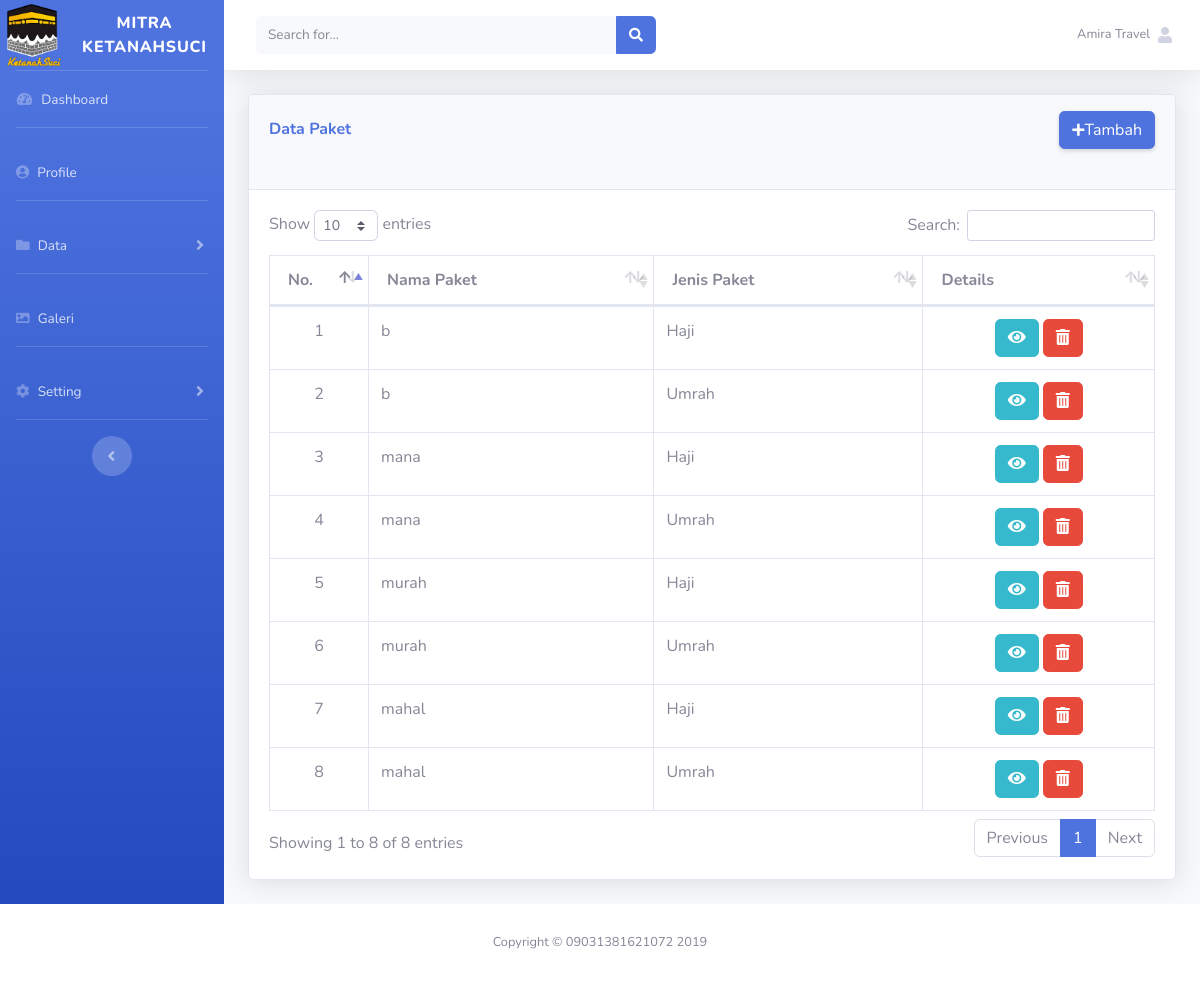
Page /index.php?url=data_paket (signed in) on the committed database.
### tables this page shows
CREATE TABLE `tbl_data_paket` (
  `id` int(11) NOT NULL,
  `paket_data_id` varchar(50) NOT NULL,
  `paket_detail` text NOT NULL,
  `nama_paket` varchar(100) NOT NULL,
  `harga_paket` int(50) NOT NULL,
  `id_jumlah_fasilitas` varchar(50) NOT NULL,
  `id_banyak_pelayanan` varchar(50) NOT NULL,
  `travel_id` varchar(50) NOT NULL,
  `jenispaket_id` varchar(50) NOT NULL,
  `testimoni_id` varchar(50) NOT NULL,
  `sertifikat_id` varchar(50) NOT NULL,
  `nama_hotel` varchar(100) NOT NULL,
  `bintang_hotel` enum('bintang 1','bintang 2','bintang 3','bintang 4','bintang 5') NOT NULL,
  `objek_wisata` varchar(100) NOT NULL,
  `nama_maskapai` varchar(50) NOT NULL,
  `rute_penerbangan` varchar(20) NOT NULL,
  `jumlah_hari` varchar(50) NOT NULL
);

CREATE TABLE `tbl_jenis_paket` (
  `id` int(11) NOT NULL,
  `jenispaket_id` varchar(50) NOT NULL,
  `jenispaket` varchar(50) NOT NULL
);

### config/routes.php (called while the page is built, shortened)
<?php
$req = [];
$include = [];
if(isset($_GET['url'])){
	switch ($_GET['url']) {
		case 'data_paket':
			$include[]='halaman/paket_travel/index.php';
			break;
	}
}else{
	$req[]='config/koneksi.php';
	$req[]='config/pengguna/load_data.php';
	$include[] ='pengguna_dashboard.php';
}
?>

### config/paket_travel/load_data.php (called while the page is built, shortened)
<?php
include 'config/koneksi.php';
$id    = $_SESSION['user_id'];
$hasil3 = mysqli_query($koneksi, "SELECT * FROM tbl_data_paket INNER JOIN tbl_jenis_paket USING(jenispaket_id) INNER JOIN tbl_agent_travel USING(travel_id) WHERE tbl_data_paket.travel_id='$id'");
while($dato= mysqli_fetch_assoc($hasil3)){
    $datos[] = $dato;
}
?>

### halaman/paket_travel/index.php (the view)
<?php
$travel=$_SESSION['user_id'];
$sql=mysqli_query($koneksi,"SELECT * FROM tbl_agent_travel where travel_id='$travel' and `status`='Aktif'");
?>
<div class="container-fluid">
  <div class="card shadow mb-4">
    <div class="card-header py-3">
        <div class="d-sm-flex align-items-center justify-content-between mb-4">
            <h6 class="mb-0 font-weight-bold text-primary"> Data Paket</h6>
            <?php
            if(mysqli_num_rows($sql) >=1){
            ?>
<a href="index.php?url=paket_travel_tambah" class="d-none d-sm-inline-block btn btn-primary shadow-sm text-white"><i class="fas fa-plus fa-sm text-white"></i>Tambah</a>
            <?php
            }else{
                ?>
                <div class="alert alert-danger">
                           <strong>Maaf anda belum bisa memasukkan data paket karena Saat Ini Data Anda Masih Dalam Proses Verifikasi    </strong>
                        </div>
            <?php
            }
            ?>
        </div>
    </div>
    <div class="card-body">
     <div class="table-responsive">
         <table class="table table-bordered" id="dataTable" widht="100%" cellspacing="0">
              <thead>
                  <tr>
                      <th width="50">No.</th>
                      <th>Nama Paket</th>
                      <th>Jenis Paket</th>
                      <th>Details</th>
                  </tr>
              </thead>
              <tbody>
                  <?php
                  $x=1;
                  if(isset($datos)):
                    foreach($datos as $dato):
                  ?>
                  <tr>
                      <td align="center"><?php echo $x++;?></td>
                      <td><?php echo $dato['nama_paket'];?></td>
                      <td><?php echo $dato['jenispaket'];?></td>
                      <td align="center">
                          <a href="index.php?url=Halaman_Paket_Lihat&id=<?php echo $dato['paket_data_id']?>" class="btn btn-xs btn-info" title="lihat">
                              <i class="fa fa-eye"></i>
                          </a>
                          <a href="halaman/paket_travel/delete.php?id=<?php echo $dato['paket_data_id']?>&fasili=<?php echo $dato['id_jumlah_fasilitas']?>&pel=<?php echo $dato['id_jumlah_pelayanan']?>" class="btn btn-xs btn-danger" title="delete" onclick="retrun confirm('Apakah anda yakin ingin menghapus?')">
                              <i class="fas fa-trash-alt"></i>
                          </a>
                      </td>
                  </tr>
                  <?php
                    endforeach;
                endif;
                  ?>
              </tbody>
         </table>
     </div>
 </div>
</div>
</div>
</div>
</div>
</div>

### index.php (shortened to what this page needs)
<?php
include 'config/routes.php';
if($_SESSION['level'] == 'admin'){
	   include 'halaman/admin_header.php';
	   } else if ($_SESSION['level'] == 'agent'){
	  include 'halaman/agent_travel_header.php';
	   }
foreach ($req as $key => $value) {
	require_once $value;
}
foreach ($include as $key => $value) {
	require_once $value;
}
if($_SESSION['level'] == 'pengguna'){
	include 'halaman/footer_pengguna.php';
}else if($_SESSION['level'] == 'member'){
	include 'halaman/footer_pengguna.php';
}
else{
	include 'halaman/footer.php';
}
?>

### rows in the picture
tbl_data_paket: nama_paket "b", tbl_jenis_paket.jenispaket "Haji", tbl_jenis_paket.jenispaket "Umrah"
tbl_data_paket: nama_paket "mana", tbl_jenis_paket.jenispaket "Haji", tbl_jenis_paket.jenispaket "Umrah"
tbl_data_paket: nama_paket "murah", tbl_jenis_paket.jenispaket "Haji", tbl_jenis_paket.jenispaket "Umrah"
tbl_data_paket: nama_paket "mahal", tbl_jenis_paket.jenispaket "Haji", tbl_jenis_paket.jenispaket "Umrah"

### other values in the picture
$_SESSION['username'] "Amira Travel"
